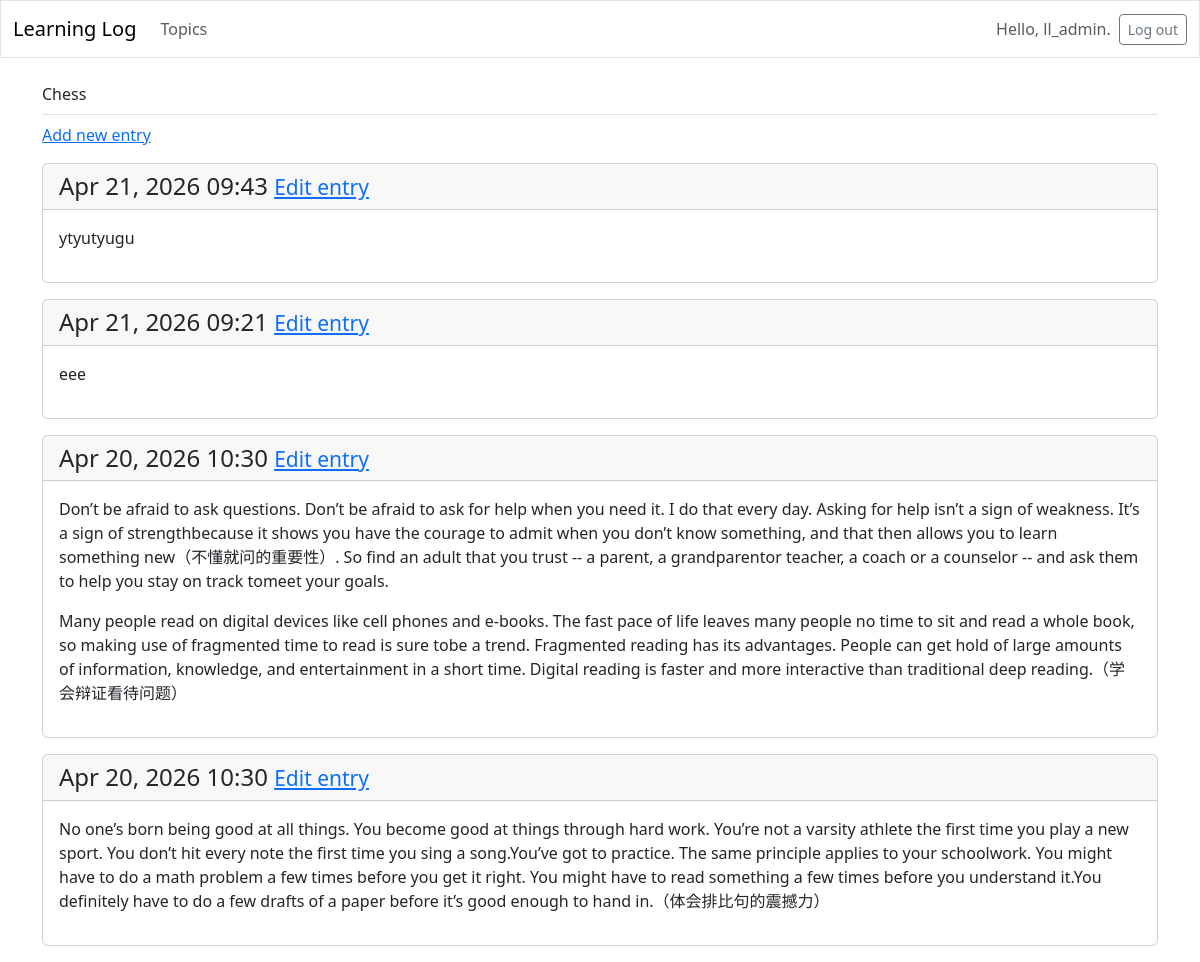
The page /topics/1/ (signed in) on the database its author committed.
### learning_logs/models.py (models this page shows, shortened)
class Topic(models.Model):
    text=models.CharField(max_length=200)
    date_added=models.DateTimeField(auto_now_add=True)
    owner = models.ForeignKey(User,on_delete=models.CASCADE)

class Entry(models.Model):
    topic=models.ForeignKey(Topic,on_delete=models.CASCADE)
    text=models.TextField()
    date_added=models.DateTimeField(auto_now_add=True)
    class Meta:
        verbose_name_plural = 'entries'

### learning_logs/views.py (the view)
# urls.py: path('topics/<int:topic_id>/',views.topic,name='topic'),
@login_required
def topic(request, topic_id):
    topic = Topic.objects.get(id=topic_id)
    if topic.owner != request.user:
        raise Http404()
    entries = topic.entry_set.order_by('-date_added')
    context = {'topic': topic, 'entries': entries}
    return render(request, 'learning_logs/topic.html', context)

### learning_logs/templates/learning_logs/topic.html
{% extends 'learning_logs/base.html' %}
{% block page_header %}
  <hi>{{topic.text}}</hi>
{% endblock page_header %}
{% block content %}
  <p>
    <a href="{% url 'learning_logs:new_entry' topic.id %}">Add new entry</a>
  </p>
  {% for entry in entries %}
    <div class="card mb-3">
      <h4 class="card-header">
        {{ entry.date_added|date:'M d, Y H:i' }}
        <small><a href="{% url 'learning_logs:edit_entry' entry.id %}">Edit entry</a></small>
      </h4>
      <div class="card-body">{{ entry.text|linebreaks }}</div>
    </div>
  {% empty %}
    <p>There are no entries for this topic yet.</p>
  {% endfor %}
{% endblock content %}

### learning_logs/templates/learning_logs/base.html (shortened to what this page needs)
<!DOCTYPE html>
<html lang="en">
<head>
  {% load django_bootstrap5 %}
  {% bootstrap_css %}
</head>
<body>
<nav class="navbar navbar-expand-md navbar-light mb-4 border">
  <div class="container-fluid">
    <a class="navbar-brand" href="{% url 'learning_logs:index' %}">Learning Log</a>
    <div class="collapse navbar-collapse" id="navbarCollapse">
      <ul class="navbar-nav me-auto mb-2 mb-md-0">
        <li class="nav-item">
          <a class="nav-link" href="{% url 'learning_logs:topics' %}">Topics</a></li>
      </ul>
      <ul class="navbar-nav ms-auto mb-2 mb-md-0">
        {% if user.is_authenticated %}
          <li class="nav-item">
            <span class="navbar-text me-2" >Hello, {{ user.username }}.</span></li>
        {% else %}
          <li class="nav-item">
            <a class="nav-link" href="{% url 'accounts:register' %}">Register</a></li>
          <li class="nav-item">
            <a class="nav-link" href="{% url 'accounts:login' %}">Login</a></li>
        {% endif %}
      </ul>
      {% if user.is_authenticated %}
        <form action="{% url 'accounts:logout' %}" method="post">
          <button name="submit" class="btn btn-outline-secondary btn-sm">Log out</button>
        </form>
      {% endif %}
    </div>
  </div>
</nav>
<main class="container">
  <div class="pb-2 mb-2 border-bottom">
    {% block page_header %}{% endblock page_header %}
  </div>
  <div>
    {% block content %}{% endblock %}
  </div>
</main>
</body>
</html>

### rows shown on the page
Topic: text "Chess"
Entry: date_added "Apr 21, 2026 09:43", text "ytyutyugu"
Entry: date_added "Apr 21, 2026 09:21", text "eee"
Entry: date_added "Apr 20, 2026 10:30", text "Don’t be afraid to ask questions. Don’t be afraid to ask for help when you need it. I do that every day. Asking for help isn’t a sign of weakness. It’s a sign of strengthbecause it shows you have the courage to admit when you don’t know something, and that then allows you to learn something new（不懂就问的重要性）. So find an adult that you trust -- a parent, a grandparentor teacher, a coach or a counselor -- and ask them to help you stay on track tomeet your goals. Many people read on digital devices like cell phones and e-books. The fast pace of life leaves many people no time to sit and read a whole book, so making use of fragmented time to read is sure tobe a trend. Fragmented reading has its…"
Entry: date_added "Apr 20, 2026 10:30", text "No one’s born being good at all things. You become good at things through hard work. You’re not a varsity athlete the first time you play a new sport. You don’t hit every note the first time you sing a song.You’ve got to practice. The same principle applies to your schoolwork. You might have to do a math problem a few times before you get it right. You might have to read something a few times before you understand it.You definitely have to do a few drafts of a paper before it’s good enough to hand in.（体会排比句的震撼力）"

### other values the page prints
{{ user.username }} "ll_admin"
